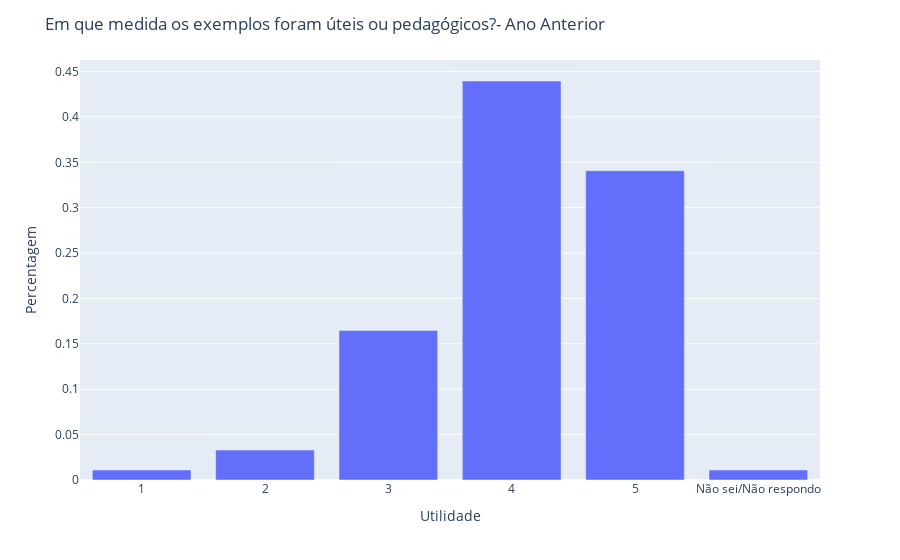

Notebook code for this chart:
### Code cell
import plotly_express as px

fig = px.bar(Year1exemplos, x='Liked?', y='percentage',
             labels={'Liked?':'Utilidade',
                    'percentage':'Percentagem'})


fig.update_layout(title_text='Em que medida os exemplos foram úteis ou pedagógicos?- Ano Anterior')
fig.update_layout(xaxis_type='category')


fig.show()
fig.write_image('Outputs/ImageOutputsYear/Year1exemplos.png')

### Figure 1 — Plotly figure (JSON) as saved in the notebook; plotly's stock layout.template omitted (floating-point values rounded to 4 significant figures)
{"data": [{"alignmentgroup": "True", "hovertemplate": "Utilidade=%{x}<br>Percentagem=%{y}<extra></extra>", "legendgroup": "", "marker": {"color": "#636efa"}, "name": "", "offsetgroup": "", "orientation": "v", "showlegend": false, "textposition": "auto", "type": "bar", "x": ["1", "2", "3", "4", "5", "Não sei/Não respondo"], "xaxis": "x", "y": [0.01099, 0.03297, 0.1648, 0.4396, 0.3407, 0.01099], "yaxis": "y"}], "layout": {"barmode": "relative", "legend": {"tracegroupgap": 0}, "margin": {"t": 60}, "title": {"text": "Em que medida os exemplos foram úteis ou pedagógicos?- Ano Anterior"}, "xaxis": {"anchor": "y", "domain": [0, 1], "title": {"text": "Utilidade"}, "type": "category"}, "yaxis": {"anchor": "x", "domain": [0, 1], "title": {"text": "Percentagem"}}}}
